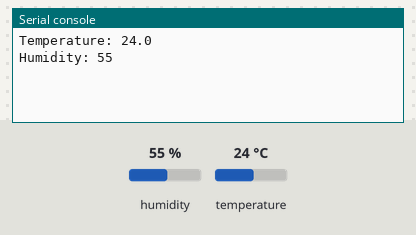
Bench run of a program on a simulated Raspberry Pi Pico running MicroPython. Shown: the last lines printed to the serial console. The inputs (shaded band) are chosen by the test bench; at power-on: humidity 55 %, temperature 24 °C.

Above: at 1.2 s.
1.3 s: humidity set to 22 %
At 2.4 s:
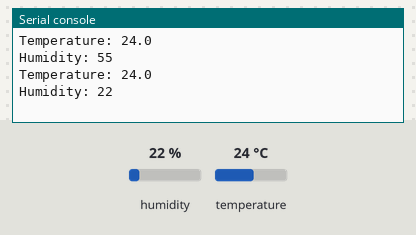
3.4 s: temperature set to 12 °C
At 4.7 s:
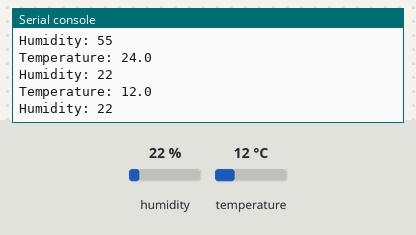
5.5 s: humidity set to 40 %
At 7.2 s:
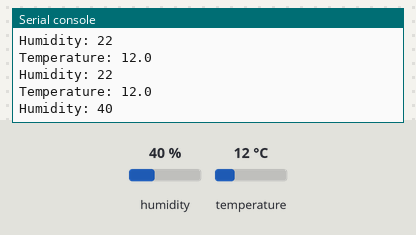
Timing chart, 0 to 8.7 s (numbered marks = the images above; inputs shaded):
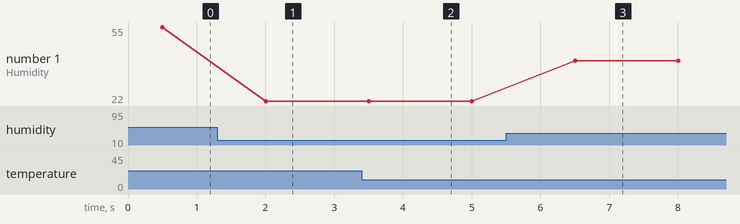

Measured:
- after the input at 1.3 s, the serial console: prints a new line after 0.70 s (image 1)
- after the input at 3.4 s, the serial console: prints a new line after 0.10 s (image 2)
- after the input at 5.5 s, the serial console: prints a new line after 1.0 s (image 3)
- plotted number 1: 55 → 22 after the input at 1.3 s, 22 → 40 after the input at 5.5 s

The program:

DHT11.py
```python
from machine import Pin
import utime as time
from lib.dht import DHT11

pin = Pin(28, Pin.OUT, Pin.PULL_UP)
sensor = DHT11(pin)
while True:
    time.sleep(0.5)
    t = (sensor.temperature)
    h = round(sensor.humidity)
    print("Temperature: {}".format(t))
    print("Humidity: {}".format(h))
    time.sleep(1)
```
